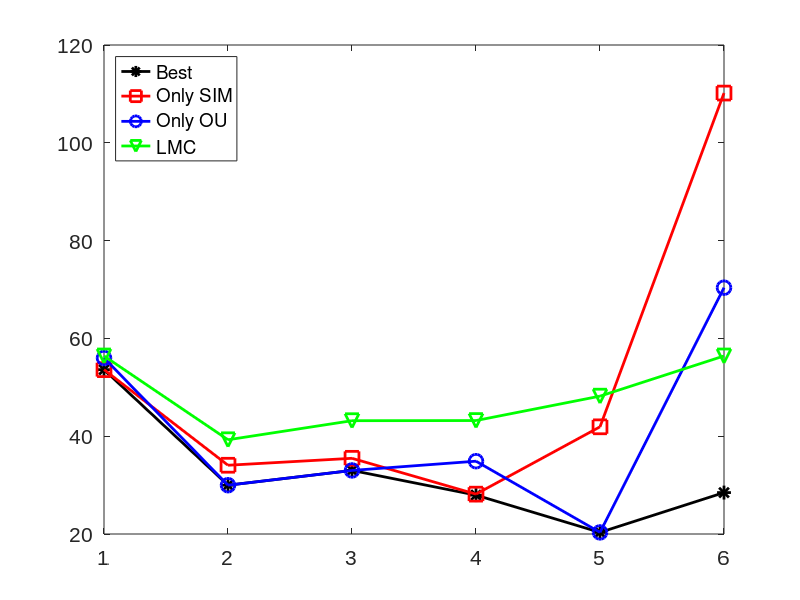
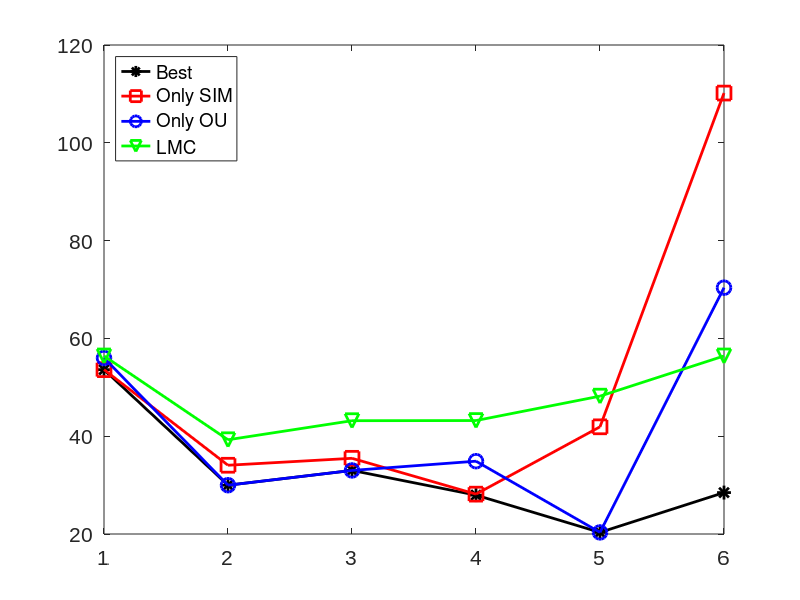
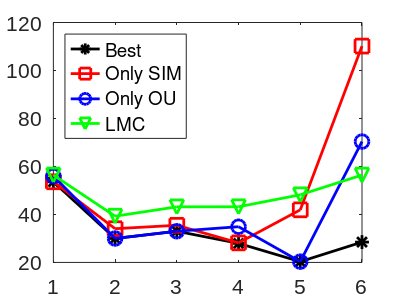

The MATLAB source for these figures, in order:
% FXDATACOMPARETESTERROR description

% MULTIGP

% Data

R = 1:1:6;
smse_test_best = [53.61 29.98 33.00 27.95 20.33 28.47];
smse_test_sim = [53.61 34.06 35.48 28.15 41.92 110.17];
smse_test_ou = [56.00 29.98 33.00 34.89 20.33 70.37];
smse_test_lmc = [56.41 39.27 43.17 43.20 48.19 56.41 59.75];

baseDirResults = './';

% Plotting the results

figure
hold on
% Plotting the true data
c = plot(R, smse_test_best, 'k-*');
set(c, 'markerSize', 10, 'lineWidth', 2);
d = plot(R, smse_test_sim, 'r-s');
set(d, 'markerSize', 10, 'lineWidth', 2);
e = plot(R, smse_test_ou, 'b-o');
set(e, 'markerSize', 10, 'lineWidth', 2);
f = plot(R, smse_test_lmc(1:length(R)), 'g-v');
set(f, 'markerSize', 10, 'lineWidth', 2);
set(gca, 'fontname', 'arial', 'fontsize', 15, 'xlim', xlim, 'Color', 'none')
hl = legend('Best', 'Only SIM', 'Only OU', 'LMC', 'Location', 'NorthWest');
box on
fileName = 'fxDataCompareTestError';
print('-depsc', [baseDirResults 'results/' fileName]);
saveas(gcf,[baseDirResults 'results/' fileName],'fig');
pos = get(gcf, 'paperposition');
origpos = pos;
pos(3) = pos(3)/2;
pos(4) = pos(4)/2;
set(gcf, 'paperposition', pos);
lineWidth = get(gca, 'lineWidth');
set(gca, 'lineWidth', lineWidth);
print('-dpng', [baseDirResults 'results/' fileName])
set(gca, 'lineWidth', lineWidth);
set(gcf, 'paperposition', origpos);
